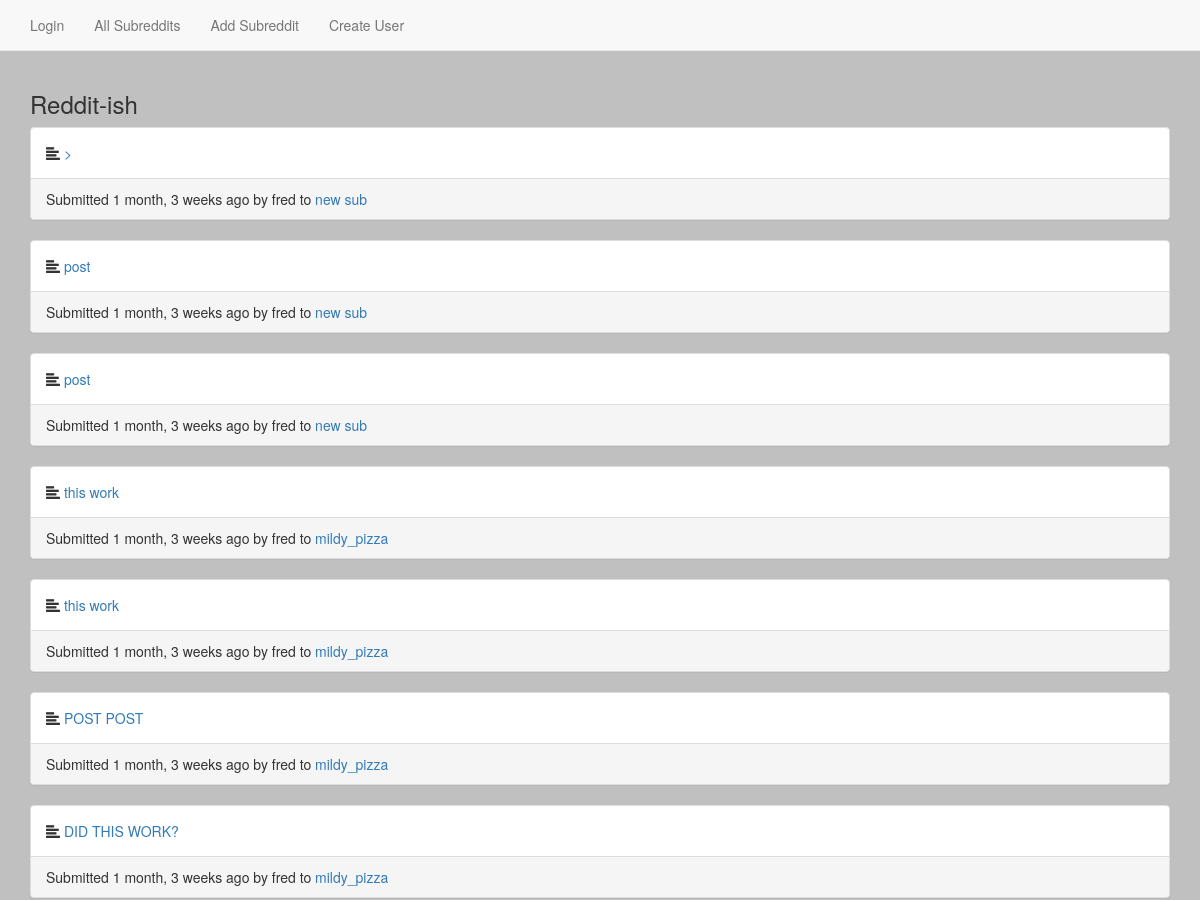
The app's page / (upper part), older data.
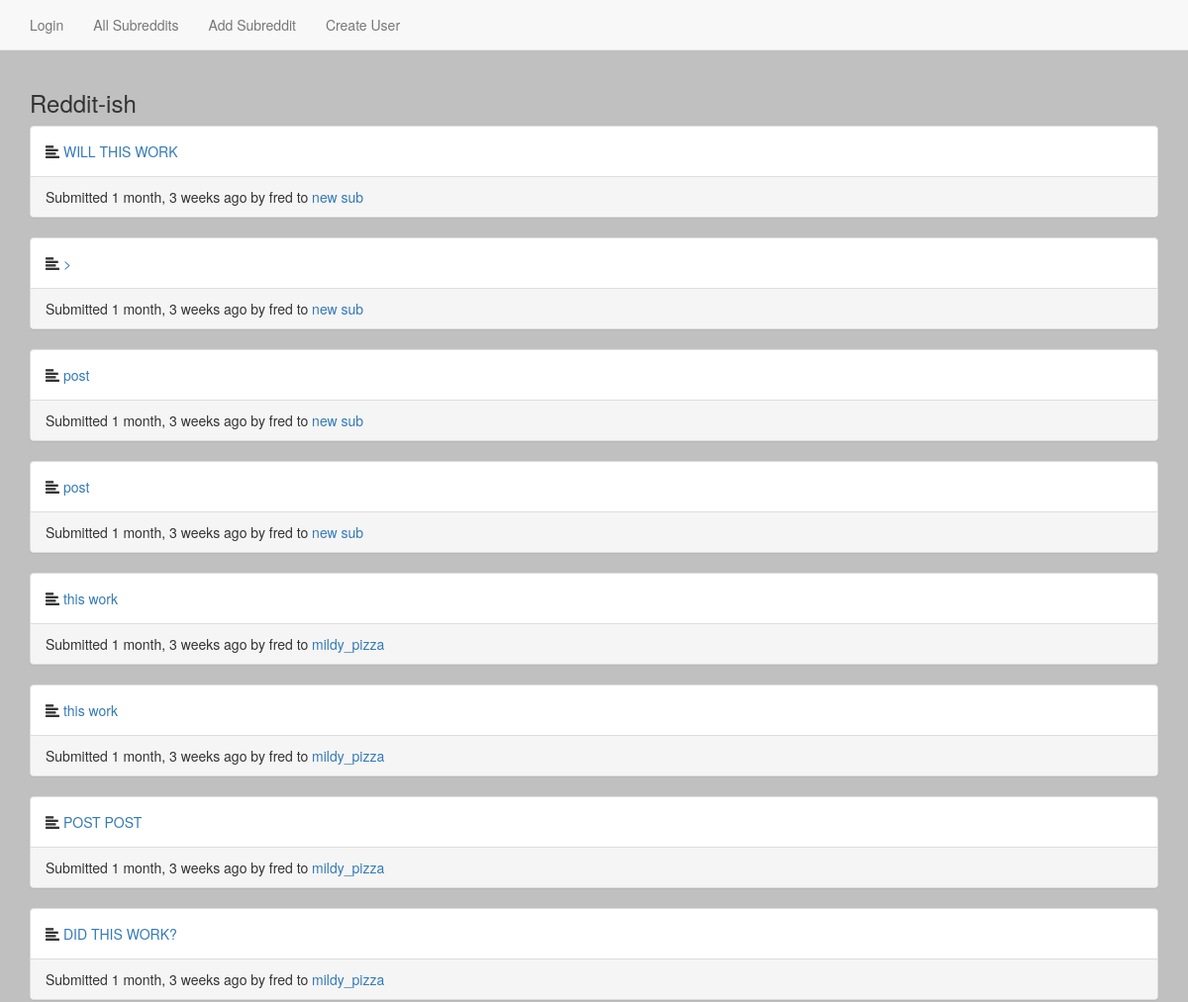
The same page, newer data.
### reddit_app/models.py (models this page shows, shortened)
class Post(models.Model):
    title = models.CharField(max_length=175)
    description = models.CharField(max_length=255)
    url = models.URLField(null=True, blank=True)
    creation_time = models.DateTimeField(auto_now_add=True)
    modification_time = models.DateTimeField(auto_now=True)
    subreddit = models.ForeignKey(Subreddit)
    user = models.ForeignKey(User)
    class Meta:
        ordering = ("-creation_time",)

class Subreddit(models.Model):
    name = models.CharField(max_length=50)
    description = models.TextField()
    creation = models.DateTimeField(auto_now_add=True)
    def __str__(self):
        return self.name

### reddit_app/views.py (the view)
# urls.py: url(r'^$', IndexView.as_view(), name="index_view"),
class IndexView(ListView):
    template_name = 'index.html'
    model = Post

### templates/index.html (shortened to what this page needs)
{% extends 'base.html' %}
{% block content %}
            {% for post in object_list %}
              <div class="panel panel-default">
                <div class="panel-body">
                  <span class="glyphicon glyphicon-align-left" aria-hidden="true"></span>
                  <a href="{% url 'post_detail_view' post.id %}">{{ post.title }}</a>
                </div>
                <div class="panel-footer">
                    Submitted {{ post.creation_time|timesince }} ago by {{ post.user }}
                    to <a href="{% url 'subreddit_detail_view' post.subreddit.id %}">{{ post.subreddit }}</a>
                </div>
              </div>
            {% endfor %}
{% endblock %}

Row changes from the older to the newer data that the page shows:
added Post: title "WILL THIS WORK", creation_time "1 month, 3 weeks", user "fred", subreddit "new sub"
